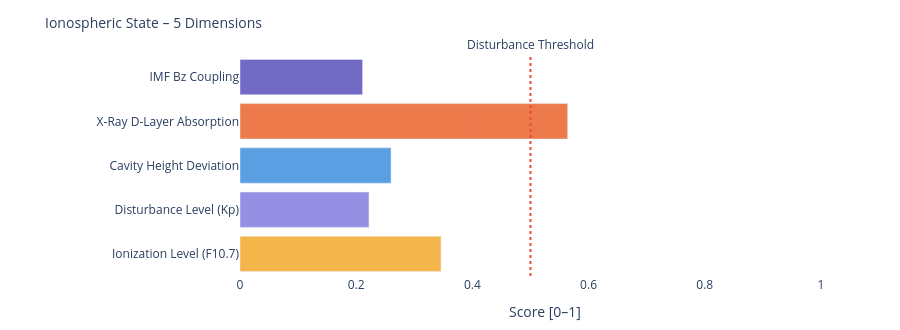

The code cell stored with this chart in its notebook:
### Markdown cell above
---
### 📐 Systemic Insight: Geometric Cavity vs. Real Schumann Resonance

**Relevant for:** Layer 6 = delta analysis &nbsp;|&nbsp; Layer 7 = feature vector / system interpretation

A cavity height change from 80 km to 70 km shifts the **idealized geometric frequencies** only minimally:

| Modus | Aktuell | Referenz | Δ |
|-------|---------|----------|---|
| SR-1 | 10.4762 Hz | 10.4599 Hz | +16 mHz |
| SR-2 | 18.1452 Hz | 18.1171 Hz | +28 mHz |
| SR-3 | 25.6612 Hz | 25.6215 Hz | +40 mHz |
| SR-4 | 33.1285 Hz | 33.0772 Hz | +51 mHz |

The geometric effect is limited because 10 km is very small compared to Earth's radius (~6371 km).

**Consequence:** Real Schumann deviations are likely driven more strongly by **conductivity, damping, day/night structure, lightning distribution and source geometry** than by pure cavity height.

---

**Layer 6 compares:**
```
geometric Δ from Layer 4  vs.  observed Δ from real Schumann measurement data
```

**Layer 7 Feature:**
```
If real Δ >> geometric Δ  →  non-geometric factors dominant
```

### Code cell
# ============================================================
# IONOSPHERIC STATE – Summary gauge
# Five dimensions: ionization, disturbance, cavity height, X-Ray, Bz coupling
# ============================================================

def norm(v, lo, hi):
    if v is None: return None
    return round(max(0.0, min(1.0, (v - lo) / (hi - lo))), 3)

# Ionization level (F10.7 → F2-Layer)
ioniz = norm(f107_val, 60, 250)

# Disturbance level (Kp → E/F-Layer irregularities)
disturb = norm(kp_val, 0, 9)

# Cavity height deviation from reference (80 km)
h_dev = norm(abs(h_eff - 80), 0, 20)

# X-Ray ionization (D-Layer absorption)
xray_ioniz = None
if xray_now is not None:
    xray_ioniz = norm(math.log10(max(xray_now, 1e-9)) + 9, 0, 5)

# Bz coupling (southward Bz → stronger magnetosphere-ionosphere coupling)
bz_coupling = norm(-(bz_now or 0), -5, 30) if bz_now is not None else None

dims = [
    ('Ionization Level (F10.7)',    ioniz,      '#F2A623'),
    ('Disturbance Level (Kp)',      disturb,    '#7F77DD'),
    ('Cavity Height Deviation',     h_dev,      '#378ADD'),
    ('X-Ray D-Layer Absorption',    xray_ioniz, '#E85D24'),
    ('IMF Bz Coupling',             bz_coupling,'#534AB7'),
]

fig = go.Figure()
for name, val, col in dims:
    if val is not None:
        h = int(val * 20)
        bar = '█' * h + '░' * (20 - h)
        label = f'{name}:  {bar}  {val:.3f}'
    else:
        label = f'{name}:  {"─" * 20}  n/a'
    fig.add_trace(go.Bar(
        x=[val if val is not None else 0],
        y=[name],
        orientation='h',
        marker_color=col, opacity=0.82,
        showlegend=False
    ))

fig.add_vline(x=0.5, line_dash='dot', line_color='#e74c3c',
              annotation_text='Disturbance Threshold', annotation_position='top')
fig.update_layout(
    title=dict(text='Ionospheric State – 5 Dimensions', font=dict(size=14)),
    xaxis=dict(title='Score [0–1]', range=[0, 1.05]),
    height=330, plot_bgcolor='rgba(0,0,0,0)', paper_bgcolor='rgba(0,0,0,0)',
    margin=dict(l=240, r=50, t=55, b=40)
)
fig.show()

print(f'\nIonospheric state:')
for name, val, _ in dims:
    print(f'  {name:<35} {val:.3f}' if val is not None else f'  {name:<35} n/a')

### Figure 1 — Plotly figure (JSON) as saved in the notebook; plotly's stock layout.template omitted (floating-point values rounded to 4 significant figures)
{"data": [{"marker": {"color": "#F2A623"}, "opacity": 0.82, "orientation": "h", "showlegend": false, "type": "bar", "x": [0.346], "y": ["Ionization Level (F10.7)"]}, {"marker": {"color": "#7F77DD"}, "opacity": 0.82, "orientation": "h", "showlegend": false, "type": "bar", "x": [0.222], "y": ["Disturbance Level (Kp)"]}, {"marker": {"color": "#378ADD"}, "opacity": 0.82, "orientation": "h", "showlegend": false, "type": "bar", "x": [0.26], "y": ["Cavity Height Deviation"]}, {"marker": {"color": "#E85D24"}, "opacity": 0.82, "orientation": "h", "showlegend": false, "type": "bar", "x": [0.564], "y": ["X-Ray D-Layer Absorption"]}, {"marker": {"color": "#534AB7"}, "opacity": 0.82, "orientation": "h", "showlegend": false, "type": "bar", "x": [0.211], "y": ["IMF Bz Coupling"]}], "layout": {"annotations": [{"showarrow": false, "text": "Disturbance Threshold", "x": 0.5, "xanchor": "center", "xref": "x", "y": 1, "yanchor": "bottom", "yref": "y domain"}], "height": 330, "margin": {"b": 40, "l": 240, "r": 50, "t": 55}, "paper_bgcolor": "rgba(0,0,0,0)", "plot_bgcolor": "rgba(0,0,0,0)", "shapes": [{"line": {"color": "#e74c3c", "dash": "dot"}, "type": "line", "x0": 0.5, "x1": 0.5, "xref": "x", "y0": 0, "y1": 1, "yref": "y domain"}], "title": {"font": {"size": 14}, "text": "Ionospheric State – 5 Dimensions"}, "xaxis": {"range": [0, 1.05], "title": {"text": "Score [0–1]"}}}}
